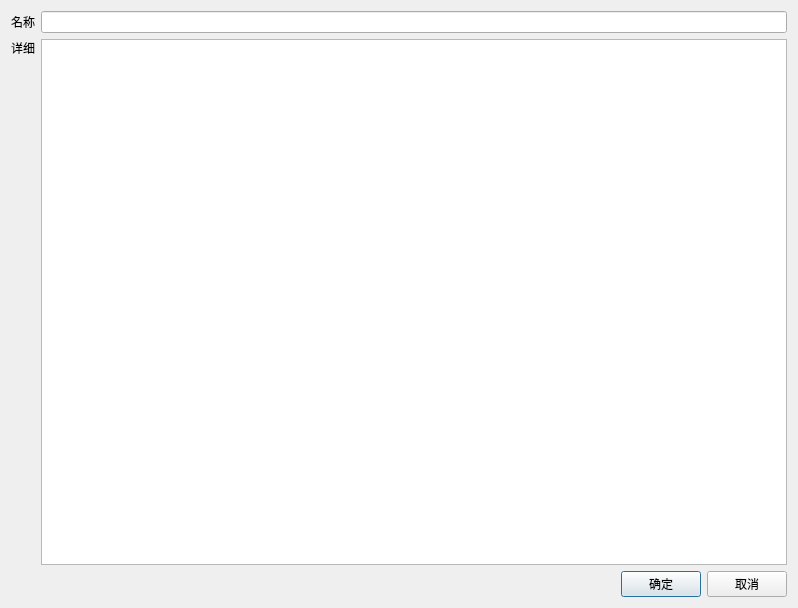
<?xml version="1.0" encoding="UTF-8"?>
<ui version="4.0">
 <class>AddMissonDialog</class>
 <widget class="QDialog" name="AddMissonDialog">
  <property name="geometry">
   <rect>
    <x>0</x>
    <y>0</y>
    <width>798</width>
    <height>608</height>
   </rect>
  </property>
  <property name="windowTitle">
   <string>Dialog</string>
  </property>
  <layout class="QVBoxLayout" name="verticalLayout_3">
   <item>
    <layout class="QVBoxLayout" name="verticalLayout_2">
     <item>
      <layout class="QHBoxLayout" name="horizontalLayout">
       <item>
        <widget class="QLabel" name="label">
         <property name="text">
          <string>名称</string>
         </property>
        </widget>
       </item>
       <item>
        <widget class="QLineEdit" name="lineEdit"/>
       </item>
      </layout>
     </item>
     <item>
      <layout class="QHBoxLayout" name="horizontalLayout_2">
       <item>
        <layout class="QVBoxLayout" name="verticalLayout">
         <item>
          <widget class="QLabel" name="label_2">
           <property name="text">
            <string>详细</string>
           </property>
          </widget>
         </item>
         <item>
          <spacer name="verticalSpacer">
           <property name="orientation">
            <enum>Qt::Vertical</enum>
           </property>
           <property name="sizeHint" stdset="0">
            <size>
             <width>20</width>
             <height>40</height>
            </size>
           </property>
          </spacer>
         </item>
        </layout>
       </item>
       <item>
        <widget class="QTextEdit" name="textEdit"/>
       </item>
      </layout>
     </item>
    </layout>
   </item>
   <item>
    <layout class="QHBoxLayout" name="horizontalLayout_3">
     <item>
      <spacer name="horizontalSpacer">
       <property name="orientation">
        <enum>Qt::Horizontal</enum>
       </property>
       <property name="sizeHint" stdset="0">
        <size>
         <width>40</width>
         <height>20</height>
        </size>
       </property>
      </spacer>
     </item>
     <item>
      <widget class="QPushButton" name="pushButton">
       <property name="text">
        <string>确定</string>
       </property>
      </widget>
     </item>
     <item>
      <widget class="QPushButton" name="pushButton_2">
       <property name="text">
        <string>取消</string>
       </property>
      </widget>
     </item>
    </layout>
   </item>
  </layout>
 </widget>
 <resources/>
 <connections/>
</ui>
